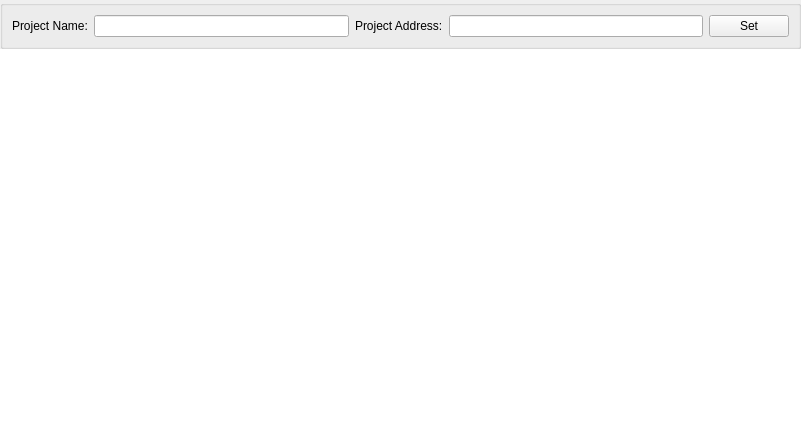
<?xml version="1.0" encoding="UTF-8"?>
<ui version="4.0">
 <class>CProgramProjectView</class>
 <widget class="QWidget" name="CProgramProjectView">
  <property name="geometry">
   <rect>
    <x>0</x>
    <y>0</y>
    <width>801</width>
    <height>438</height>
   </rect>
  </property>
  <property name="windowTitle">
   <string notr="true">Form</string>
  </property>
  <layout class="QVBoxLayout" name="verticalLayout">
   <property name="spacing">
    <number>0</number>
   </property>
   <property name="margin">
    <number>0</number>
   </property>
   <item>
    <widget class="CStyledBar" name="m_pToolBar" native="true"/>
   </item>
   <item>
    <widget class="QGroupBox" name="groupBox">
     <property name="title">
      <string/>
     </property>
     <layout class="QHBoxLayout" name="horizontalLayout">
      <item>
       <widget class="QLabel" name="label_4">
        <property name="text">
         <string>Project Name:</string>
        </property>
       </widget>
      </item>
      <item>
       <widget class="QLineEdit" name="lineEditName">
        <property name="sizePolicy">
         <sizepolicy hsizetype="Preferred" vsizetype="Preferred">
          <horstretch>1</horstretch>
          <verstretch>0</verstretch>
         </sizepolicy>
        </property>
        <property name="minimumSize">
         <size>
          <width>0</width>
          <height>0</height>
         </size>
        </property>
        <property name="cursorPosition">
         <number>0</number>
        </property>
       </widget>
      </item>
      <item>
       <widget class="QLabel" name="label">
        <property name="text">
         <string>Project Address:</string>
        </property>
       </widget>
      </item>
      <item>
       <widget class="QLineEdit" name="lineEditCodeRule">
        <property name="sizePolicy">
         <sizepolicy hsizetype="Expanding" vsizetype="Fixed">
          <horstretch>1</horstretch>
          <verstretch>0</verstretch>
         </sizepolicy>
        </property>
       </widget>
      </item>
      <item>
       <widget class="QPushButton" name="pushButtonSet">
        <property name="text">
         <string>Set</string>
        </property>
       </widget>
      </item>
     </layout>
    </widget>
   </item>
   <item>
    <widget class="CTableView" name="tableView">
     <property name="font">
      <font>
       <pointsize>12</pointsize>
      </font>
     </property>
     <property name="frameShape">
      <enum>QFrame::NoFrame</enum>
     </property>
    </widget>
   </item>
  </layout>
 </widget>
 <customwidgets>
  <customwidget>
   <class>CTableView</class>
   <extends>QTableView</extends>
   <header location="global">view/ctableview.h</header>
  </customwidget>
  <customwidget>
   <class>CStyledBar</class>
   <extends>QWidget</extends>
   <header>style/cstyledbar.h</header>
   <container>1</container>
  </customwidget>
 </customwidgets>
 <resources/>
 <connections/>
</ui>
